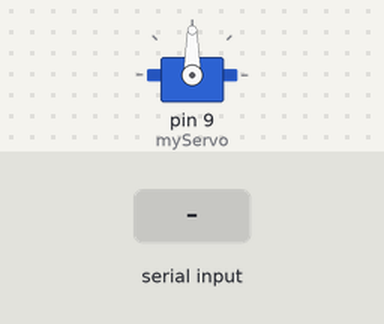
The sketch below on a simulated Arduino Uno, built with avr-gcc and run on an emulated ATmega328P. Parts: servo. The inputs (shaded band) are chosen by the test bench.

Above: at 1.2 s.
1.3 s: "A" received over Serial
At 2.5 s:
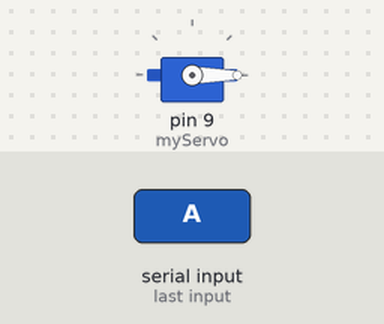
2.8 s: "C" received over Serial
At 3.8 s:
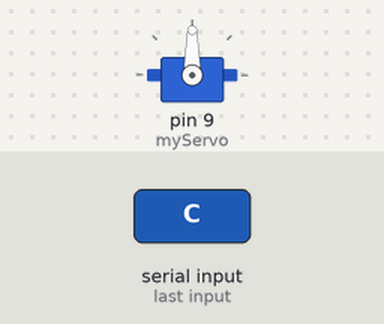
Timing chart, 0 to 5.8 s (numbered marks = the images above; inputs shaded):
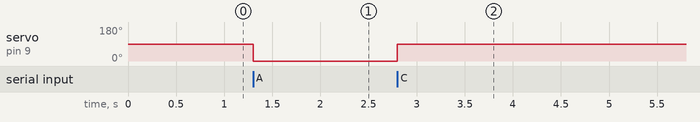

Measured:
- after the input at 1.3 s, servo on pin 9 (myServo): 90° → 0° at once
- after the input at 2.8 s, servo on pin 9 (myServo): 0° → 90° at once

The sketch:

servo_on_off_arduino_code.ino
```cpp
#include <Servo.h>

Servo myServo;
int currentPos = 90; // start from middle

void setup() {
  myServo.attach(9);
  myServo.write(currentPos);
  Serial.begin(9600);
}

void loop() {
  if (Serial.available()) {
    char command = Serial.read();

    if (command == 'C') {
      // Clockwise slow
        myServo.write(90);

      // for (int pos = currentPos; pos <= 180; pos++) {
      //   myServo.write(pos);
      //   delay(20);  // increase delay = slower
      // }
      // currentPos = 180;
    }

    if (command == 'A') {
      // Anti-clockwise slow

        myServo.write(0);
      // for (int pos = currentPos; pos >= 0; pos--) {
      //   delay(20);  // increase delay = slower
      // }
      // currentPos = 0;
    }
  }
}
```
